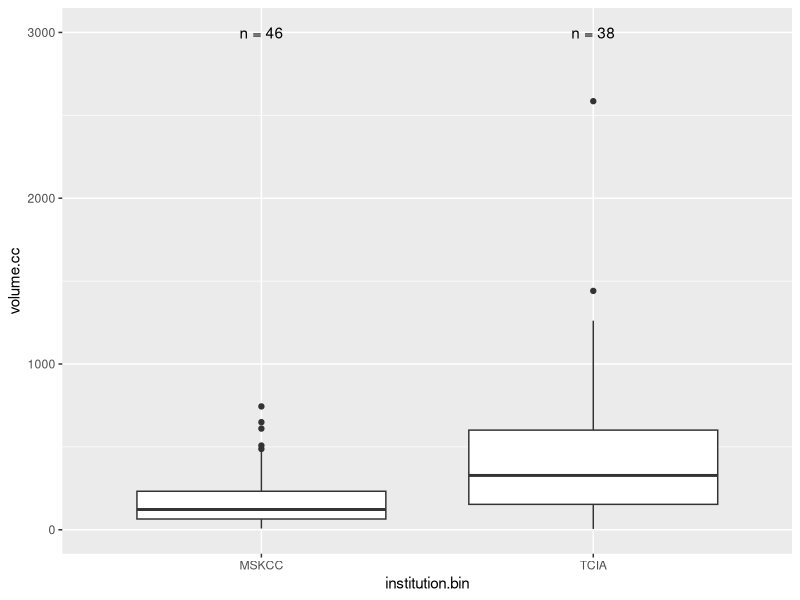
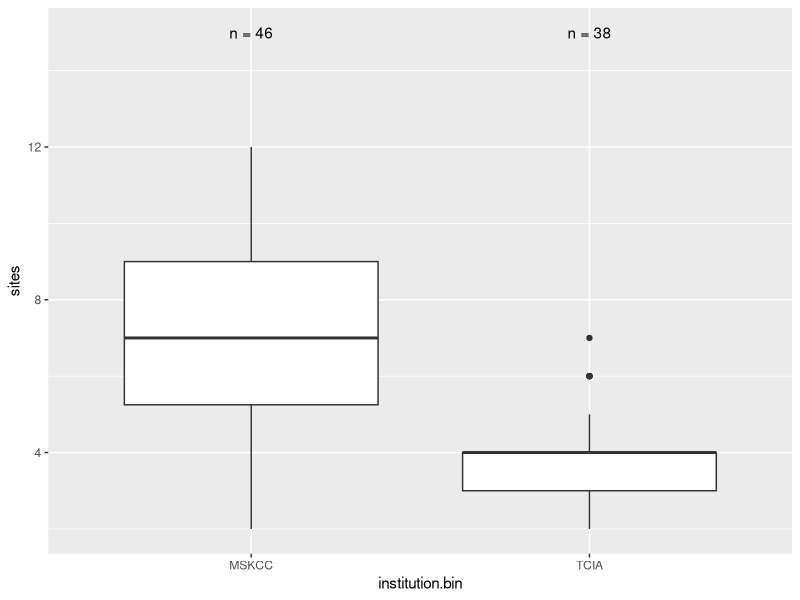
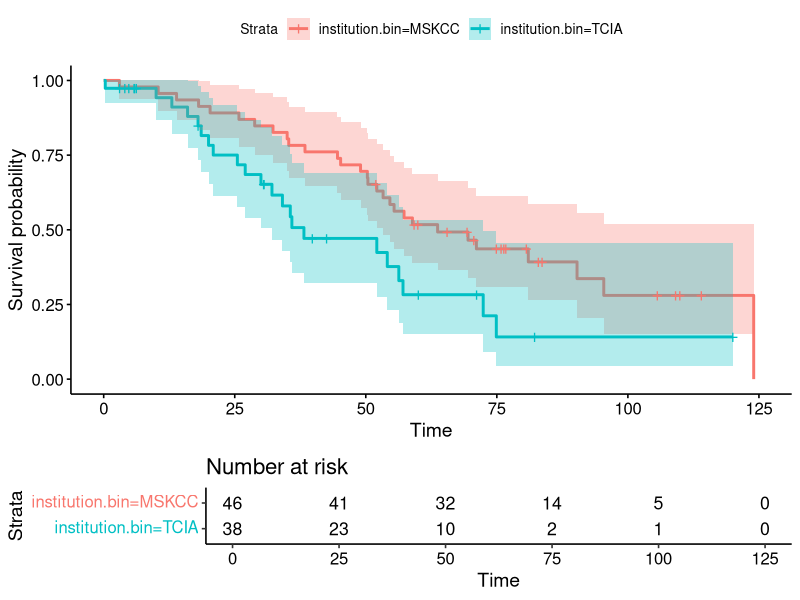
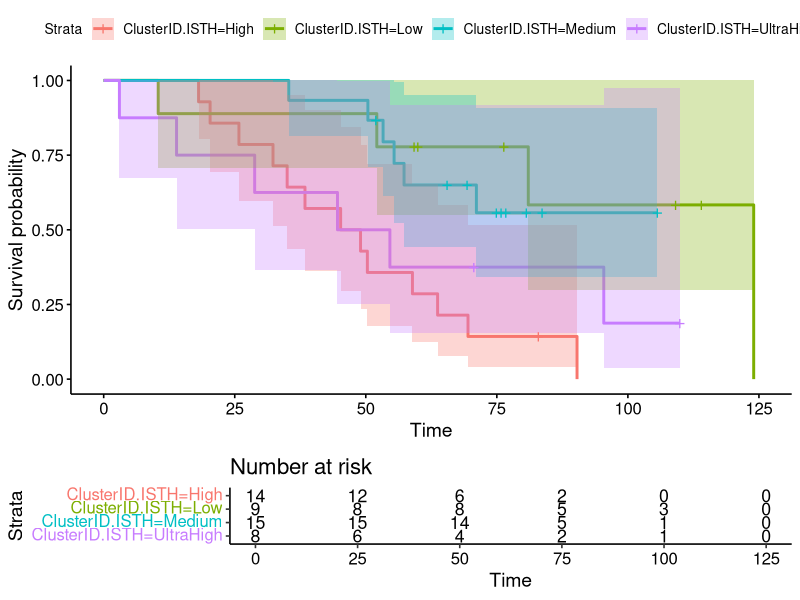
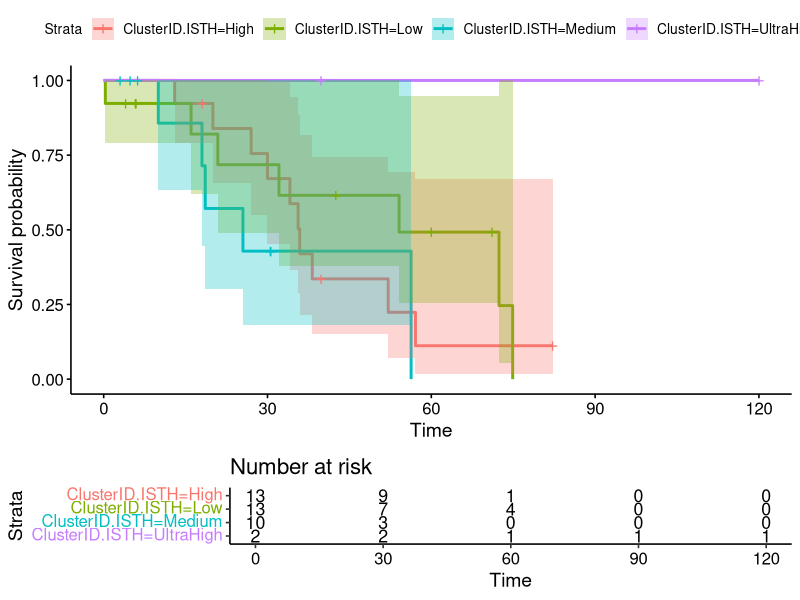
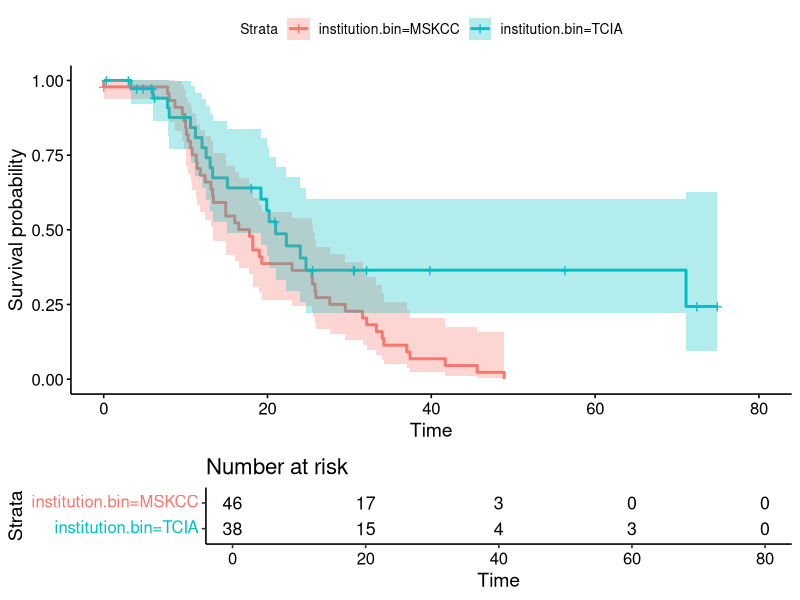
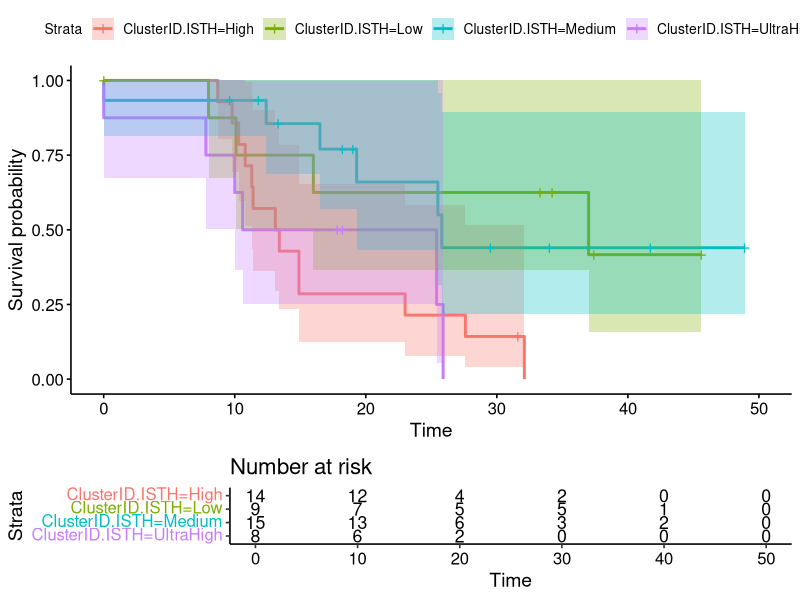
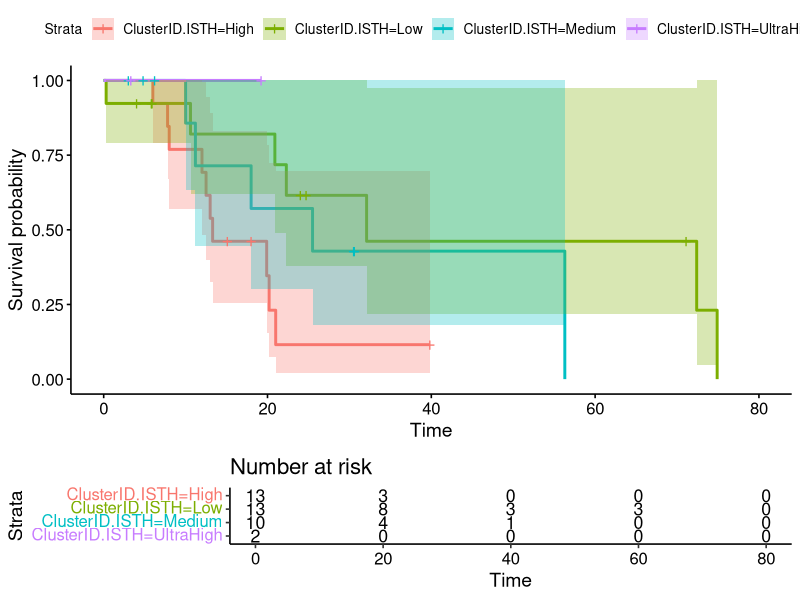

Source code (R) for these figures, in order: (Note: this script raises an error after producing the figures.)
## ---- chunk 1

## ---- chunk 2
knitr::opts_chunk$set(echo = TRUE)
## ---- chunk 3
require(tidyverse)
require(knitr)
require(broom)
require(survival)
require(survminer)
# options for output
options(scipen=1, digits=2)
# Variants of mean, median etc with na.rm = T
min_    <- function(...) min(..., na.rm=T)
max_    <- function(...) max(..., na.rm=T)
mean_   <- function(...) mean(..., na.rm=T)
median_ <- function(...) median(..., na.rm=T)
Q1_     <- function(...) quantile(..., probs=0.25, na.rm = TRUE)
Q3_     <- function(...) quantile(..., probs=0.75, na.rm = TRUE)
sum_    <- function(...) sum(..., na.rm=T)
# function to return counts of samples
n_fun <- function(x, y){ # y is position for labels
  return(data.frame(y, label = paste0("n = ", length(x))))
}
## ---- chunk 4
clin.data <- read_csv("2017-Veeraraghavan-data.csv")
## ---- chunk 5
clin.data %>%
  distinct(tcga.id) %>% tally()
## ---- chunk 6
clin.data %>%
  select(tcga.id) %>% tally()
## ---- chunk 7
clin.data %>%
  count(institution.bin) %>%
  mutate(rel.freq = 100 * n/sum(n))
#  kable(digits = 2)
## ---- chunk 8
clin.data %>%
  count(institution.bin, platinum.resistant) %>%
  mutate(rel.freq = 100 * n/sum(n))
## ---- chunk 9
clin.data %>%
  count(institution.bin, stage) %>%
  mutate(rel.freq = 100 * n/sum(n))
## ---- chunk 10
clin.data %>%
    group_by(institution.bin) %>%
    summarize_each(funs(
    min_,
    Q1_,
    median_,
    Q3_,
    max_
    ), 
    volume.cc) 
## ---- chunk 11
clin.data %>%
  ggplot(aes(x = institution.bin, y = volume.cc)) + geom_boxplot() +
    stat_summary(fun.data = n_fun, fun.args = 3000, geom = "text")
## ---- chunk 12
clin.data %>% 
  do(tidy(wilcox.test(volume.cc ~ institution.bin, data = .)))
## ---- chunk 13
clin.data %>%
    group_by(institution.bin) %>%
    summarize_each(funs(
    min_,
    Q1_,
    median_,
    Q3_,
    max_
    ), 
    sites) 
## ---- chunk 14
clin.data %>%
  ggplot(aes(x = institution.bin, y = sites)) + geom_boxplot() +
    stat_summary(fun.data = n_fun, fun.args = 15, geom = "text")
## ---- chunk 15
clin.data %>% 
  do(tidy(wilcox.test(sites ~ institution.bin, data = .)))
## ---- chunk 16
clin.data %>% 
  group_by(institution.bin) %>% 
  do(glance(survfit(Surv(time=os.mos, event=dead=="1") ~ 1, data=.)))
## ---- chunk 17
ggsurvplot(
  survfit(Surv(time=os.mos, event=dead=="1") ~ institution.bin, data=clin.data),
  data = clin.data, risk.table = TRUE, conf.int = TRUE)
## ---- chunk 18
ggsurvplot(
  survfit(Surv(time=os.mos, event=dead=="1") ~ ClusterID.ISTH, data=clin.data[clin.data$institution.bin=="MSKCC",]), 
  data=clin.data[clin.data$institution.bin=="MSKCC",], risk.table = TRUE, conf.int = TRUE)
## ---- chunk 19
ggsurvplot(
  survfit(Surv(time=os.mos, event=dead=="1") ~ ClusterID.ISTH, data=clin.data[clin.data$institution.bin!="MSKCC",]), 
  data=clin.data[clin.data$institution.bin!="MSKCC",], risk.table = TRUE, conf.int = TRUE)
## ---- chunk 20
clin.data %>% 
  group_by(institution.bin) %>% 
  do(glance(survfit(Surv(time=pfs.mos, event=recurrence=="1") ~ 1, data=.)))
## ---- chunk 21
ggsurvplot(
  survfit(Surv(time=pfs.mos, event=recurrence=="1") ~ institution.bin, data=clin.data),
  data = clin.data, risk.table = TRUE, conf.int = TRUE)
## ---- chunk 22
ggsurvplot(
  survfit(Surv(time=pfs.mos, event=dead=="1") ~ ClusterID.ISTH, data=clin.data[clin.data$institution.bin=="MSKCC",]), 
  data=clin.data[clin.data$institution.bin=="MSKCC",], risk.table = TRUE, conf.int = TRUE)
## ---- chunk 23
ggsurvplot(
  survfit(Surv(time=pfs.mos, event=dead=="1") ~ ClusterID.ISTH, data=clin.data[clin.data$institution.bin!="MSKCC",]), 
  data=clin.data[clin.data$institution.bin!="MSKCC",], risk.table = TRUE, conf.int = TRUE)
## ---- chunk 24
clin.data %>% 
  # filter(stage > 2) %>% # 4 stage 2 cases in the TCIA cohort
  group_by(institution.bin) %>%
  do(tidy(
    coxph(Surv(time=os.mos, event=dead=="1")
          ~ age + stage + platinum.resistant + volume.cc + residual.disease,
          data=.),
    exponentiate = TRUE)) %>%
  select(institution.bin, term, estimate, p.value, conf.low, conf.high) %>%
  arrange(institution.bin, p.value)
## ---- chunk 25
clin.data %>% 
  #filter(stage > 2) %>% # 4 stage 2 cases in the TCIA cohort
  group_by(institution.bin) %>%
  do(tidy(
    coxph(Surv(time=pfs.mos, event=recurrence=="1")
          ~ age + stage + platinum.resistant + volume.cc + residual.disease,
          data=.),
    exponentiate = TRUE)) %>%
  select(institution.bin, term, estimate, p.value, conf.low, conf.high) %>%
  arrange(institution.bin, p.value)
## ---- chunk 26
clin.data.wide <- clin.data %>%
  gather(image.metric, measurement, c.se:entropy)
## ---- chunk 27
clin.data.wide %>%
  group_by(image.metric) %>%
  do(tidy(cor.test(.$volume.cc, .$measurement))) %>%
  arrange(desc(estimate), p.value)
## ---- chunk 28
clin.data.wide %>%
  group_by(image.metric) %>%
  do(tidy(cor.test(.$sites, .$measurement))) %>%
  arrange(desc(estimate), p.value)
## ---- chunk 29
clin.data.wide %>%
  group_by(image.metric, institution.bin) %>%
  do(tidy(cor.test(.$os.mos, .$measurement))) %>%
  arrange(desc(estimate), p.value)
## ---- chunk 30
clin.data.wide %>%
  group_by(image.metric,institution.bin) %>%
  do(tidy(cor.test(.$pfs.mos, .$measurement))) %>%
  arrange(desc(estimate), p.value)
